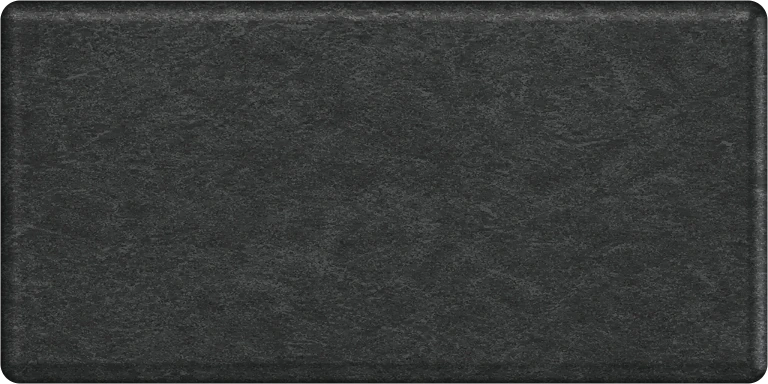
#> input picture frontend/src/assets/hardware/heritage-keycap.webp, 768 x 384 px
$ python bake-keyboard-colors.py
#> lines starting #> are read from the running program, lines starting #| are printed output that depends on the picture
"""Offline colorways from the approved key's luminance relief; no runtime filters."""
from pathlib import Path
import numpy as np
from PIL import Image

root = Path(__file__).resolve().parents[1]
source = np.asarray(Image.open(root / 'src/assets/hardware/heritage-keycap.webp').convert('RGBA'))
#> source is the input picture: shape (384, 768, 4); mean R, G, B, A 54.5, 56.8, 55.9, 253.7
luma = source[..., :3].astype(float).mean(axis=2)
relief = np.clip(luma / 48, .12, 1.6)[..., None]
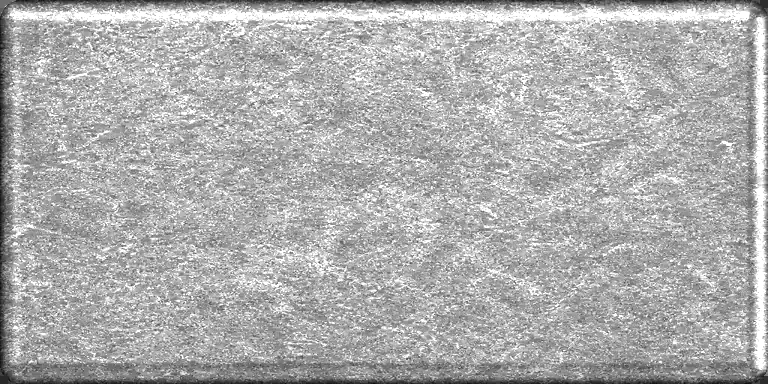
#> relief: shape (384, 768, 1) float64; min 0.188, max 1.6, mean 1.15; drawn with min black and max white
colors = {'red': (151, 34, 40), 'orange': (208, 111, 34), 'yellow': (216, 184, 47),
          'green': (43, 128, 70), 'blue': (38, 97, 168), 'indigo': (66, 58, 127),
          'violet': (133, 60, 154), 'white': (222, 224, 220)}
for name, base in colors.items():
    rgb = np.uint8(np.clip(relief * np.array(base), 0, 255))
    Image.fromarray(np.dstack((rgb, source[..., 3]))).save(root / f'src/assets/hardware/key-{name}.webp', 'WEBP', quality=90, method=6)
#> this loop made 8 passes
#> pass 1, `rgb = np.uint8(np.clip(relief * np.array(base), 0, 255))`:
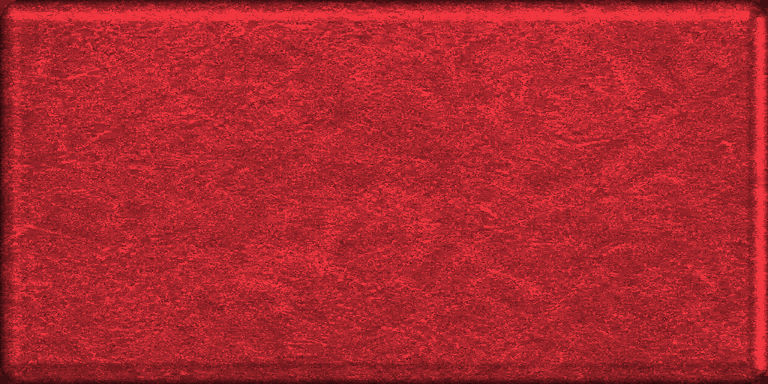
#> rgb: shape (384, 768, 3); mean of channels 0, 1, 2 173.9, 38.8, 45.8; drawn as R, G, B
#> pass 1, `Image.fromarray(np.dstack((rgb, source[..., 3]))).save(root / f'src/as..`:
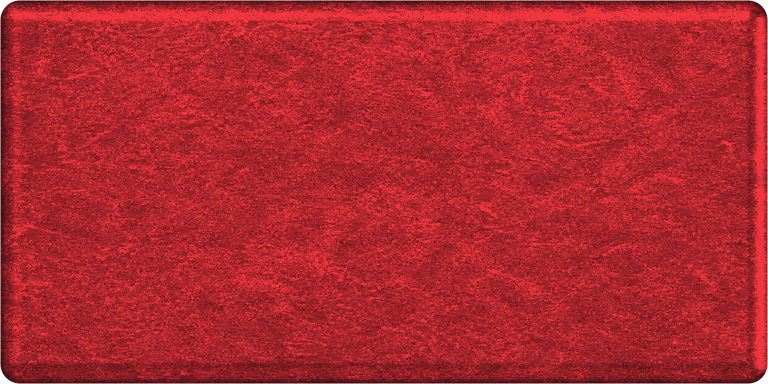
#> saved as key-red.webp: PIL image 768x384 RGBA; mean R, G, B, A 173.9, 38.8, 45.8, 253.7; transparent parts drawn white
#> pass 2, `rgb = np.uint8(np.clip(relief * np.array(base), 0, 255))`:
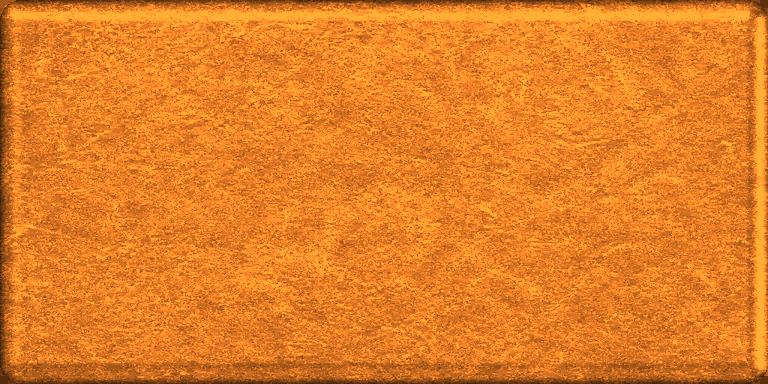
#> rgb: shape (384, 768, 3); mean of channels 0, 1, 2 228.3, 127.7, 38.8; drawn as R, G, B
#> pass 2, `Image.fromarray(np.dstack((rgb, source[..., 3]))).save(root / f'src/as..`:
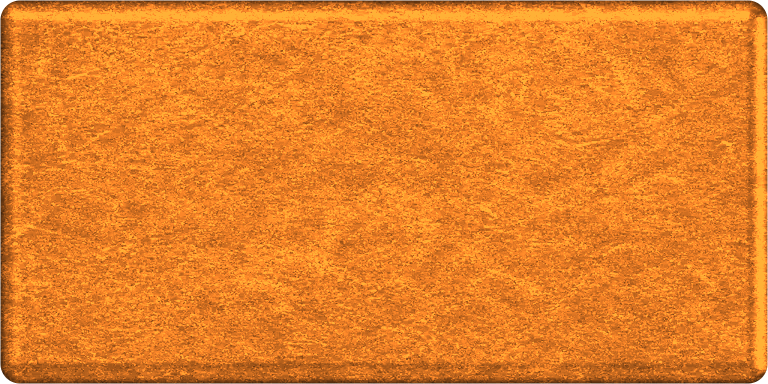
#> saved as key-orange.webp: PIL image 768x384 RGBA; mean R, G, B, A 228.3, 127.7, 38.8, 253.7; transparent parts drawn white

print('Historical raised-key assets only. Current satin palette is owned by keyboardColors.css.')
